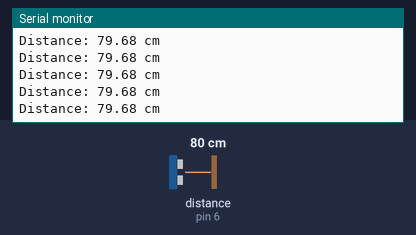
Simulated run of this sketch. Board: Arduino Uno, built with avr-gcc and run on an emulated ATmega328P. Parts: the last lines printed to the serial monitor. Wiring (inferred from the names in the program): ultrasonic range finder: trigger pin 7; echo pin 6. The test bench sets the inputs (shaded band); at power-on: distance to the obstacle (sensor on pin 6) 80 cm. The echo pulse lasts 58.3 µs per cm.

Above: at 1.2 s.
1.3 s: distance to the obstacle (sensor on pin 6) set to 35 cm
At 1.6 s:
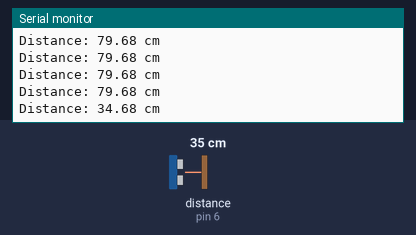
4.3 s: distance to the obstacle (sensor on pin 6) set to 2 cm
At 4.44 s:
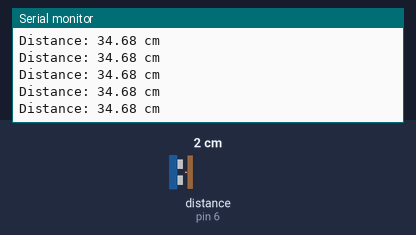
Timing chart, 0 to 7.3 s (numbered marks = the images above; inputs shaded):
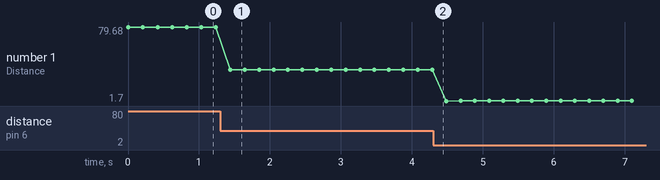

The sketch:

ultrasonic_distance.ino
```cpp
const int trigPin = 7;
const int echoPin = 6;

void setup() {
  pinMode(trigPin, OUTPUT);
  pinMode(echoPin, INPUT);
  Serial.begin(9600);
}

void loop() {
  // Trigger a measurement.
  digitalWrite(trigPin, LOW);
  delayMicroseconds(2);
  digitalWrite(trigPin, HIGH);
  delayMicroseconds(10);
  digitalWrite(trigPin, LOW);

  // Wait up to 30 ms for the echo pulse.
  unsigned long duration = pulseIn(echoPin, HIGH, 30000);

  if (duration == 0) {
    Serial.println("No echo");
  } else {
    // Approximate speed of sound: 0.0343 cm per microsecond.
    // Divide by two for the round trip.
    float distance = duration * 0.0343 / 2.0;

    Serial.print("Distance: ");
    Serial.print(distance);
    Serial.println(" cm");
  }

  delay(200);
}
```

Measured:
- after the input at 1.3 s, the serial monitor: prints a new line after 0.14 s (image 1)
- plotted number 1: 79.68 → 34.68 after the input at 1.3 s, 34.68 → 2.02 after the input at 4.3 s
